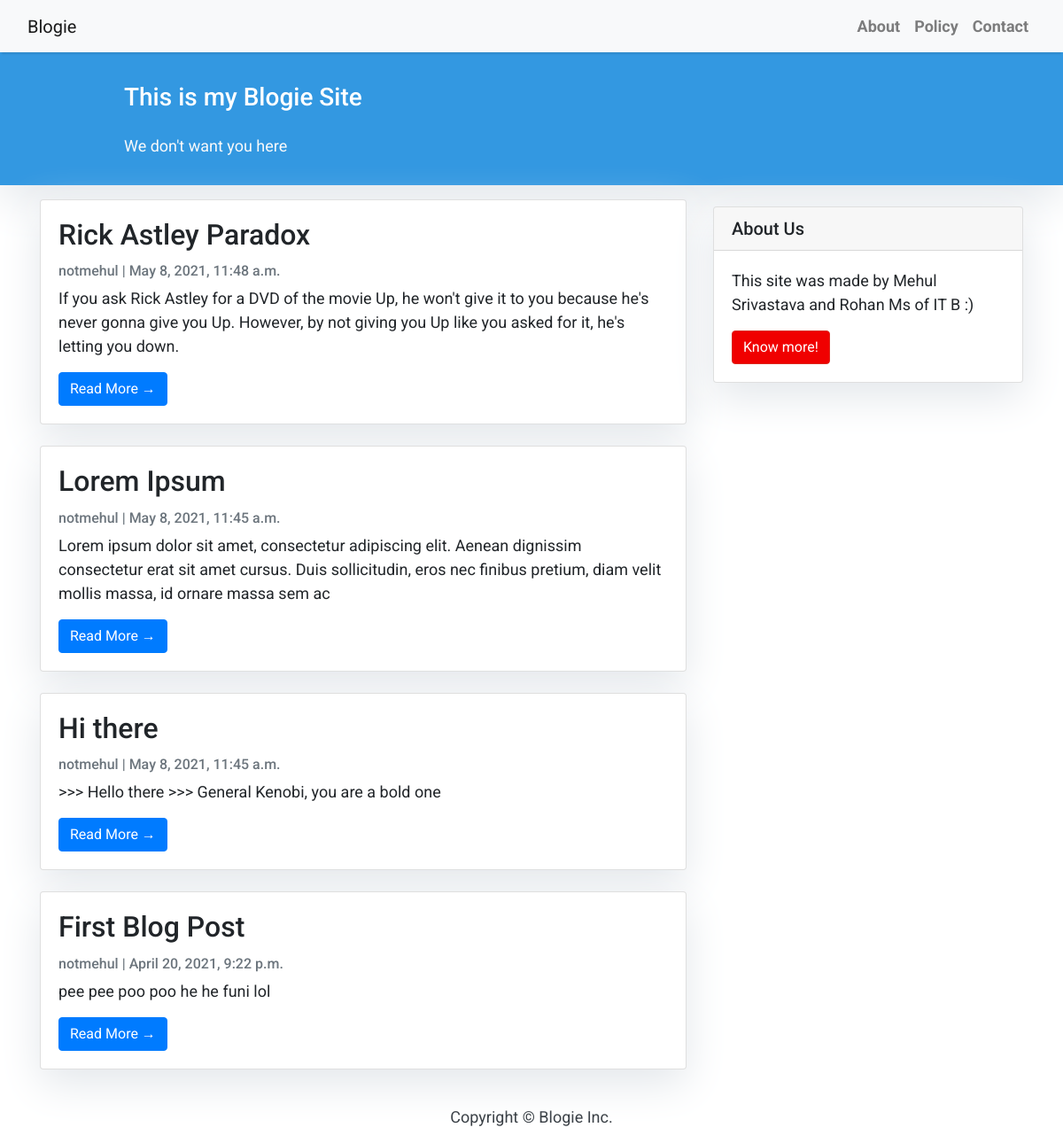
The page / on the database its author committed.
### blog/models.py (models this page shows, shortened)
class Post(models.Model):
    title = models.CharField(max_length = 200, unique=True)
    slug = models.SlugField(max_length=200, unique=True)
    author = models.ForeignKey(User, on_delete=models.CASCADE, related_name='blog_posts')
    updated_on = models.DateTimeField(auto_now=True)
    content = models.TextField()
    created_on = models.DateTimeField(auto_now_add=True)
    status = models.IntegerField(choices=STATUS, default=0)
    class Meta:
        ordering = ['-created_on']

### blog/views.py (the view)
# urls.py: path('', views.PostList.as_view(), name='home'), #home page boi :)
class PostList(generic.ListView):
    queryset = Post.objects.filter(status=1).order_by('-created_on')
    template_name = 'index.html'

### templates/index.html (shortened to what this page needs)
{% extends "base.html" %}
{% block content %}
<header class="masthead">
    <div class="container">
        <div class="row">
            <div class=" col-md-8 col-md-10 mx-auto">
                <div class="site-heading">
                    <h3 class=" site-heading my-4 mt-3 text-white"> This is my Blogie Site </h3>
                    <p class="text-light">We don't want you here &nbsp
                    </p>
                </div>
            </div>
        </div>
    </div>
</header>
<div class="container">
    <div class="row">
        <div class="col-md-8 mt-3 left">
            {% for post in post_list %}
            <div class="card mb-4">
                <div class="card-body">
                    <h2 class="card-title">{{ post.title }}</h2>
                    <p class="card-text text-muted h6">{{ post.author }} | {{ post.created_on}} </p>
                    <p class="card-text">{{post.content|slice:":200" }}</p>
                    <a href="{% url 'post_detail' post.slug  %}" class="btn btn-primary">Read More &rarr;</a>
                </div>
            </div>
            {% endfor %}
        </div>
        {% block sidebar %} {% include 'sidebar.html' %} {% endblock sidebar %}
    </div>
</div>
{%endblock%}

### templates/base.html (shortened to what this page needs)
<!DOCTYPE html>
<html>
<head>
    <link rel="stylesheet" href="https://maxcdn.bootstrapcdn.com/bootstrap/4.0.0/css/bootstrap.min.css"
 />
</head>
<body>
    <nav class="navbar navbar-expand-lg navbar-light bg-light shadow" id="mainNav">
        <div class="container-fluid">
            <a class="navbar-brand" href="{% url 'home' %}">Blogie</a>
            <div class="collapse navbar-collapse" id="navbarResponsive">
                <ul class="navbar-nav ml-auto">
                    <li class="nav-item text-black">
                        <a class="nav-link text-black font-weight-bold" href="#">About</a>
                    </li>
                    <li class="nav-item text-black">
                        <a class="nav-link text-black font-weight-bold" href="#">Policy</a>
                    </li>
                    <li class="nav-item text-black">
                        <a class="nav-link text-black font-weight-bold" href="#">Contact</a>
                    </li>
                </ul>
            </div>
        </div>
    </nav>
    {% block content %}{% endblock content %}
    <footer class="py-3 bg-grey">
        <p class="m-0 text-dark text-center ">Copyright &copy; Blogie Inc.</p>
    </footer>
</body>
</html>

### templates/sidebar.html (shortened to what this page needs)
{% block sidebar %}
<div class="col-md-4 float-right ">
    <div class="card my-4">
        <h5 class="card-header">About Us</h5>
        <div class="card-body">
            <p class="card-text">This site was made by Mehul Srivastava and Rohan Ms of IT B :)</p>
            <a href="https://notmehul.github.io" class="btn btn-danger">Know more!</a>
        </div>
    </div>
</div>
{% endblock sidebar %}

### templates/base.html (style rules this page uses)
body { font-family: "Roboto", sans-serif; font-size: 17px; background-color: #fdfdfd; }
.shadow { box-shadow: 0 4px 2px -2px rgba(0, 0, 0, 0.1); }
.btn-danger { color: #fff; background-color: #f00000; border-color: #dc281e; }
.masthead { background: #3398E1; height: auto; padding-bottom: 15px; box-shadow: 0 16px 48px #E3E7EB; padding-top: 10px; }

### templates/index.html (style rules this page uses)
body { font-family: "Roboto", sans-serif; font-size: 18px; background-color: #ffffff; }
.card { box-shadow: 0 16px 48px #E3E7EB; }

### templates/sidebar.html (style rules this page uses)
.card { box-shadow: 0 16px 48px #E3E7EB; }

### rows shown on the page
Post: title "Rick Astley Paradox", author "notmehul", created_on "May 8, 2021, 11:48 a.m.", content "If you ask Rick Astley for a DVD of the movie Up, he won't give it to you because he's never gonna give you Up. However, by not giving you Up like you asked for it, he's letting you down."
Post: title "Lorem Ipsum", author "notmehul", created_on "May 8, 2021, 11:45 a.m.", content "Lorem ipsum dolor sit amet, consectetur adipiscing elit. Aenean dignissim consectetur erat sit amet cursus. Duis sollicitudin, eros nec finibus pretium, diam velit mollis massa, id ornare massa sem ac"
Post: title "Hi there", author "notmehul", created_on "May 8, 2021, 11:45 a.m.", content ">>> Hello there >>> General Kenobi, you are a bold one"
Post: title "First Blog Post", author "notmehul", created_on "April 20, 2021, 9:22 p.m.", content "pee pee poo poo he he funi lol"
